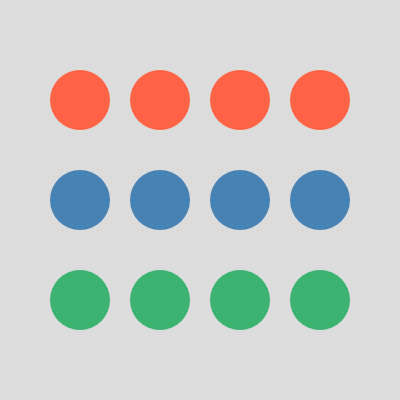
Frame 1 (no input)
Frame 60 (no input): identical to frame 1, image omitted
Frame 120 (the mouse pressed at the canvas centre since frame 60): identical to frame 1, image omitted

The p5.js sketch that drew this single still picture (run headless with seeded random() and noise() and a simulated clock; from frame 60 on, the mouse is pressed at the canvas centre):

// p5.js sketch
// ── sketch.js
/**
 *
 * STEP 0: named and anonymous functions.
 *
 * A callback is a function you hand to something else, so it can run it for you.
 * forEach() needs a callback, and it runs that callback once for each item.
 *
 * All three rows draw the same circles from the same array. The only
 * difference is how we write the callback.
 *
 */
let xValues = [80, 160, 240, 320];

function setup() {
  createCanvas(400, 400);
}

function draw() {
  background(220);
  noStroke();

  // 1. NAMED: the function is written somewhere else, and we pass in its name.
  // There are no parentheses, because we're handing it over, not running it.
  fill('tomato');
  xValues.forEach(drawCircle);

  // 2. ANONYMOUS: a function with no name, written right where it's used.
  // Compare it to drawCircle below: the only thing missing is the name.
  fill('steelblue');
  xValues.forEach(function (x) {
    circle(x, 200, 60);
  });

  // 3. ARROW: also anonymous, just shorter to write. The word function is gone,
  // and there's an arrow after the parentheses. This is the one you'll see most.
  fill('mediumseagreen');
  xValues.forEach((x) => {
    circle(x, 300, 60);
  });
}

// forEach() puts each item from the array into x, one at a time
function drawCircle(x) {
  circle(x, 100, 60);
}

// Try it:
// 1. Write a named function called drawSquare(x), then pass it to forEach()
//    in place of drawCircle.
// 2. Add let diameter = 60; at the top of draw(), then replace each 60 with
//    diameter. The whole sketch stops! Which row caused it, and why?
//    Hint: check the console.
